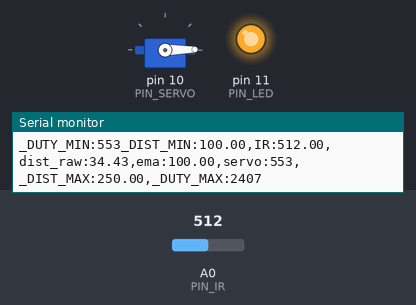
Recording of a sketch running on a simulated Arduino Uno, built with avr-gcc and run on an emulated ATmega328P. Parts: servo, output pins drawn as LEDs (lit = HIGH), the last lines printed to the serial monitor. The inputs (shaded band) are chosen by the test bench; at power-on: A0 (PIN_IR) = 512.

Above: at 1.2 s.
1.3 s: A0 (PIN_IR) set to 365
2.8 s: A0 (PIN_IR) set to 335
At 3.5 s:
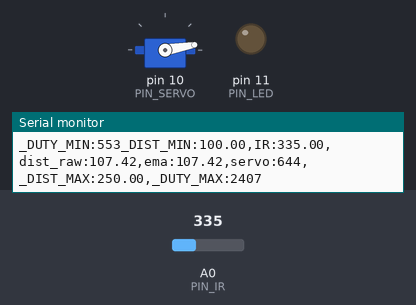
4.4 s: A0 (PIN_IR) set to 306
At 5.5 s:
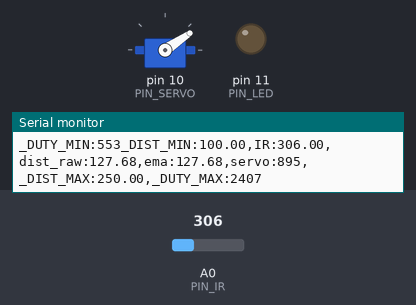
6.0 s: A0 (PIN_IR) set to 240
At 7.0 s:
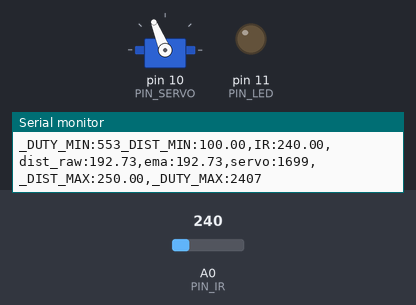
7.6 s: A0 (PIN_IR) set to 260
At 8.9 s:
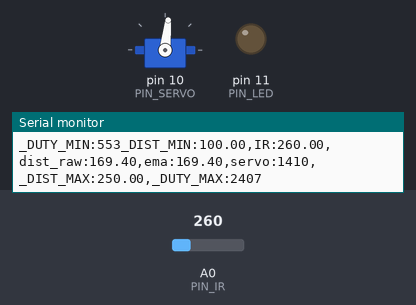
9.2 s: A0 (PIN_IR) set to 122
At 10.1 s:
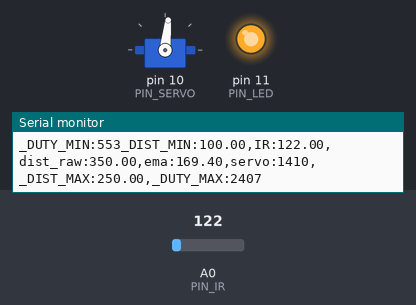
Timing chart, 0 to 11.7 s (numbered marks = the images above; inputs shaded):
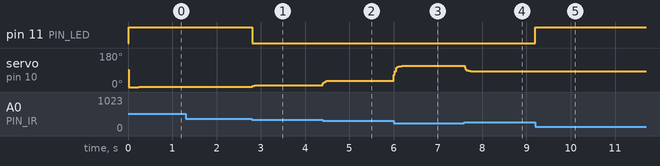

The sketch:

17_example_3.ino
```cpp
#include <Servo.h>

// Arduino pin assignment

#define PIN_IR    0         // IR sensor at Pin A0
#define PIN_LED   11
#define PIN_SERVO 10

#define _DUTY_MIN 553  // servo full clock-wise position (0 degree)
#define _DUTY_NEU 1480  // servo neutral position (90 degree)
#define _DUTY_MAX 2407  // servo full counter-clockwise position (180 degree)

#define _DIST_MIN  100.0   // minimum distance 100mm
#define _DIST_MAX  250.0   // maximum distance 250mm

#define _EMA_ALPHA  0.4      // for EMA Filter

#define LOOP_INTERVAL 20   // Loop Interval (unit: msec)

Servo myservo;
unsigned long last_loop_time;   // unit: msec

float dist_prev = _DIST_MIN;
float dist_ema = _DIST_MIN;
float dist_prev_ema = 0;

void setup()
{
  pinMode(PIN_LED, OUTPUT);

  myservo.attach(PIN_SERVO);
  myservo.writeMicroseconds(_DUTY_NEU);

  Serial.begin(1000000);    // 1,000,000 bps
}

void loop()
{
  unsigned long time_curr = millis();
  int duty;
  float a_value, dist_raw, dist_filtered;

  // wait until next event time
  if (time_curr < (last_loop_time + LOOP_INTERVAL))
    return;
  last_loop_time += LOOP_INTERVAL;

  a_value = analogRead(PIN_IR);
  dist_raw = ((6762.0 / (a_value - 9.0)) - 4.0) * 10.0 - 60.0;

  if ((dist_raw == 0.0) || (dist_raw > _DIST_MAX)) {
      dist_filtered = dist_prev;
      digitalWrite(PIN_LED, 1);
  } else if (dist_raw < _DIST_MIN) {
      dist_filtered = dist_prev;
      digitalWrite(PIN_LED, 1);
  } else {    // In desired Range
      dist_filtered = dist_raw;
      dist_prev = dist_raw;
      digitalWrite(PIN_LED, 0);
  }
  // Put range Filter code here (_DIST_MIN ~ _DIST_MAX)
  // and turn on LED if the distance is in the range

  dist_ema = _EMA_ALPHA*dist_filtered + (1-_EMA_ALPHA)*dist_prev_ema;
  dist_prev_ema = dist_ema;                                          // Put EMA filter code here

  //duty = map(dist_ema, _DIST_MIN, _DIST_MAX, _DUTY_MIN, _DUTY_MAX);
  duty =  (dist_ema-100.0)*12.36+553;     // Put map() equivalent code here


  myservo.writeMicroseconds(duty);

  Serial.print("_DUTY_MIN:");  Serial.print(_DUTY_MIN);
  Serial.print("_DIST_MIN:");  Serial.print(_DIST_MIN);
  Serial.print(",IR:");        Serial.print(a_value);
  Serial.print(",dist_raw:");  Serial.print(min(dist_raw, _DIST_MAX + 100));
  Serial.print(",ema:");       Serial.print(min(dist_ema, _DIST_MAX + 100));
  Serial.print(",servo:");     Serial.print(duty);
  Serial.print(",_DIST_MAX:"); Serial.print(_DIST_MAX);
  Serial.print(",_DUTY_MAX:"); Serial.print(_DUTY_MAX);
  Serial.println("");
}
```

Measured:
- the behaviour switches between 348 and 347 on A0 (PIN_IR) (found by bisection; images 0 and 1)
- after the input at 2.8 s, pin 11 (PIN_LED): HIGH → LOW at once; servo on pin 10 (PIN_SERVO): 1° → 9° at once, → 10° 0.12 s later
- after the input at 4.4 s, servo on pin 10 (PIN_SERVO): 10° → 34° at once
- after the input at 6.0 s, servo on pin 10 (PIN_SERVO): 34° → 112° at once
- after the input at 7.6 s, servo on pin 10 (PIN_SERVO): 112° → 84° at once
- after the input at 9.2 s, pin 11 (PIN_LED): LOW → HIGH at once
